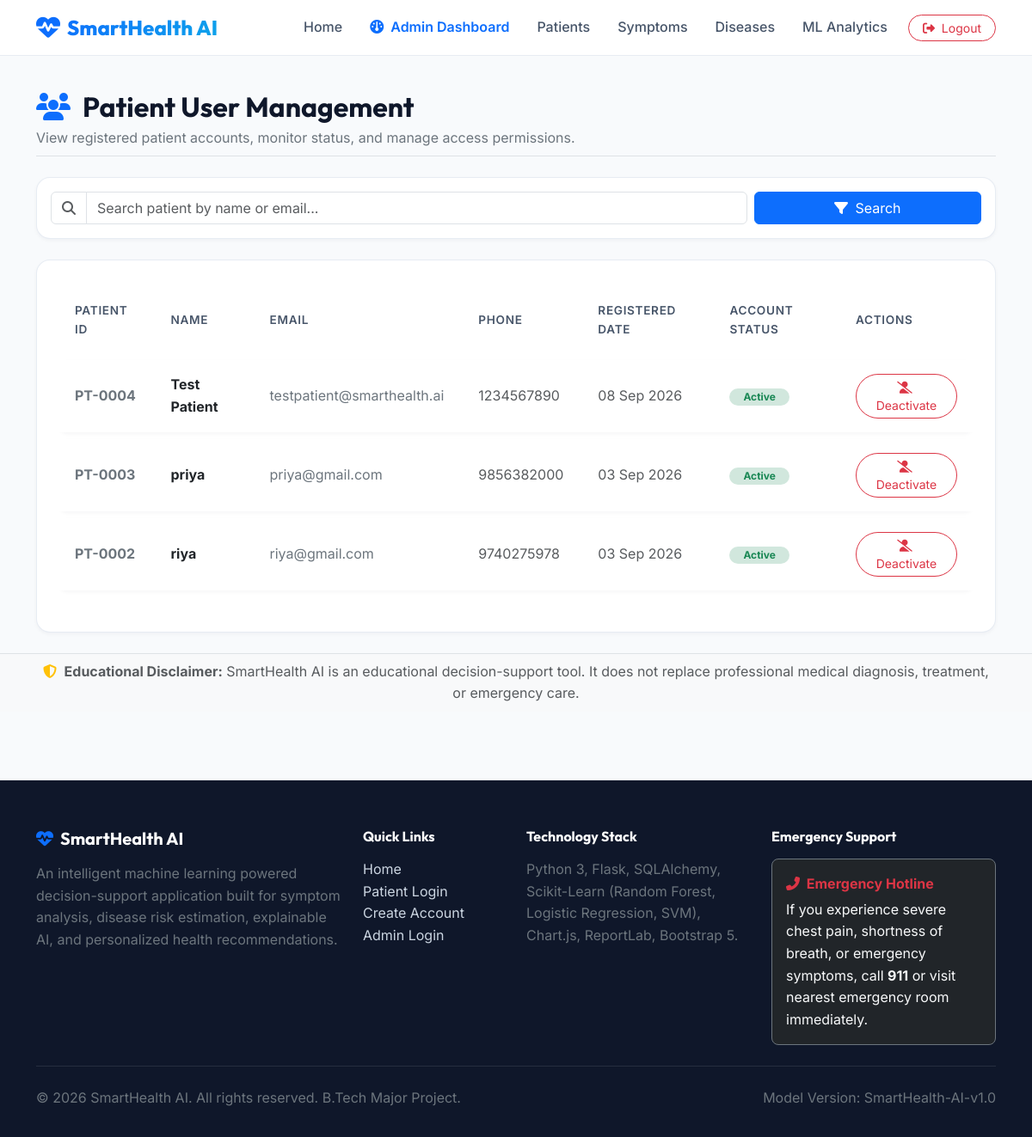
Page /admin/users (signed in) on the committed database.
### app/models/user.py (models this page shows, shortened)
class User(UserMixin, db.Model):
    __tablename__ = 'users'
    id = db.Column(db.Integer, primary_key=True)
    name = db.Column(db.String(100), nullable=False)
    email = db.Column(db.String(120), unique=True, nullable=False, index=True)
    password_hash = db.Column(db.String(255), nullable=False)
    phone = db.Column(db.String(20), nullable=True)
    date_of_birth = db.Column(db.String(20), nullable=True)
    gender = db.Column(db.String(20), nullable=True)
    role = db.Column(db.String(20), nullable=False, default='patient') # 'patient' or 'admin'
    created_at = db.Column(db.DateTime, default=datetime.utcnow)
    is_active = db.Column(db.Boolean, default=True)
    profile = db.relationship('PatientProfile', backref='user', uselist=False, cascade='all, delete-orphan')
    predictions = db.relationship('Prediction', backref='user', lazy='dynamic', cascade='all, delete-orphan')
    def is_admin(self):
        return self.role == 'admin'

### app/routes/admin.py (the view)
@admin_bp.route('/users')
@login_required
@admin_required
def users():
    search = request.args.get('search', '').strip()
    query = User.query.filter_by(role='patient')
    if search:
        query = query.filter((User.name.ilike(f"%{search}%")) | (User.email.ilike(f"%{search}%")))
    patients = query.order_by(User.created_at.desc()).all()
    return render_template('admin/users.html', patients=patients, search=search)

### app/utils/helpers.py (called while the page is built)
def admin_required(f):
    @wraps(f)
    def decorated_function(*args, **kwargs):
        if not current_user.is_authenticated or not current_user.is_admin():
            flash('Access denied. Administrator privileges are required to access this resource.', 'danger')
            return redirect(url_for('auth.admin_login'))
        return f(*args, **kwargs)
    return decorated_function

### templates/admin/users.html (shortened to what this page needs)
{% extends "base.html" %}
{% block content %}
<div class="container py-4">
    <div class="d-flex flex-column flex-md-row justify-content-between align-items-md-center mb-4 pb-2 border-bottom">
        <div>
            <h2 class="fw-bold mb-1"><i class="fa-solid fa-users text-primary me-2"></i> Patient User Management</h2>
            <p class="text-secondary mb-0 fs-7">View registered patient accounts, monitor status, and manage access permissions.</p>
        </div>
    </div>
    <div class="card-modern p-3 mb-4">
        <form method="GET" action="{{ url_for('admin.users') }}" class="row g-2">
            <div class="col-md-9">
                <div class="input-group">
                    <span class="input-group-text bg-white"><i class="fa-solid fa-magnifying-glass text-muted"></i></span>
                    <input type="text" name="search" class="form-control" placeholder="Search patient by name or email..." value="{{ search }}">
                </div>
            </div>
            <div class="col-md-3 d-flex gap-2">
                <button type="submit" class="btn btn-primary w-100"><i class="fa-solid fa-filter me-1"></i> Search</button>
            </div>
        </form>
    </div>
    <div class="card-modern p-4">
        <div class="table-responsive">
            <table class="table table-custom align-middle">
                <thead>
                    <tr>
                        <th>Patient ID</th>
                        <th>Name</th>
                        <th>Email</th>
                        <th>Phone</th>
                        <th>Registered Date</th>
                        <th>Account Status</th>
                        <th>Actions</th>
                    </tr>
                </thead>
                <tbody>
                    {% for patient in patients %}
                        <tr>
                            <td class="fw-bold text-secondary">PT-{{ "%04d"|format(patient.id) }}</td>
                            <td class="fw-bold text-dark">{{ patient.name }}</td>
                            <td class="fs-7 text-secondary">{{ patient.email }}</td>
                            <td class="fs-7 text-muted">{{ patient.phone or 'N/A' }}</td>
                            <td class="fs-7 text-muted">{{ patient.created_at.strftime('%d %b %Y') }}</td>
                            <td>
                                {% if patient.is_active %}
                                    <span class="badge bg-success-subtle text-success rounded-pill px-3 py-1">Active</span>
                                {% else %}
                                    <span class="badge bg-danger-subtle text-danger rounded-pill px-3 py-1">Deactivated</span>
                                {% endif %}
                            </td>
                            <td>
                                <form method="POST" action="{{ url_for('admin.toggle_user_status', user_id=patient.id) }}">
                                    {% if patient.is_active %}
                                        <button type="submit" class="btn btn-sm btn-outline-danger rounded-pill px-3">
                                            <i class="fa-solid fa-user-slash me-1"></i> Deactivate
                                        </button>
                                    {% else %}
                                        <button type="submit" class="btn btn-sm btn-outline-success rounded-pill px-3">
                                            <i class="fa-solid fa-user-check me-1"></i> Enable
                                        </button>
                                    {% endif %}
                                </form>
                            </td>
                        </tr>
                    {% else %}
                        <tr>
                            <td colspan="7" class="text-center py-4 text-muted">No patient records found matching query.</td>
                        </tr>
                    {% endfor %}
                </tbody>
            </table>
        </div>
    </div>
</div>
{% endblock %}

### static/css/custom.css (style rules this page uses)
:root { --primary-color: #0d6efd; --primary-hover: #0b5ed7; --medical-teal: #0ea5e9; --accent-emerald: #10b981; --warning-amber: #f59e0b; --danger-rose: #ef4444; --dark-navy: #0f172a; --slate-gray: #475569; --light-bg: #f8fafc; --card-bg: #ffffff; --glass-bg: rgba(255, 255, 255, 0.85); --glass-border: rgba(226, 232, 240, 0.8); --shadow-sm: 0 2px 4px rgba(15, 23, 42, 0.04); --shadow-md: 0 10px 25px -5px rgba(15, 23, 42, 0.08); --shadow-lg: 0 20px 35px -10px rgba(15, 23, 42, 0.12); --radius-lg: 16px; --radius-md: 12px; }
body { font-family: 'Inter', system-ui, -apple-system, sans-serif; background-color: var(--light-bg); color: var(--dark-navy); line-height: 1.6; overflow-x: hidden; }
h1, h2, h3, h4, h5, h6, .navbar-brand { font-family: 'Outfit', sans-serif; font-weight: 700; }
.card-modern { background: var(--card-bg); border: 1px solid var(--glass-border); border-radius: var(--radius-lg); box-shadow: var(--shadow-sm); transition: transform 0.25s ease, box-shadow 0.25s ease; }
.table-custom { border-collapse: separate; border-spacing: 0 8px; }
.table-custom tbody tr { background: #ffffff; border-radius: var(--radius-md); box-shadow: var(--shadow-sm); transition: transform 0.15s ease; }
.table-custom td, .table-custom th { padding: 1rem 1.25rem; border: none; vertical-align: middle; }
.table-custom th { color: var(--slate-gray); font-weight: 600; font-size: 0.85rem; text-transform: uppercase; letter-spacing: 0.05em; }

### rows in the picture
User: id "0004", name "Test Patient", email "testpatient@smarthealth.ai", phone "1234567890", created_at "08 Sep 2026", is_active "Active"
User: id "0003", name "priya", email "priya@gmail.com", phone "9856382000", created_at "03 Sep 2026", is_active "Active"
User: id "0002", name "riya", email "riya@gmail.com", phone "9740275978", created_at "03 Sep 2026", is_active "Active"
